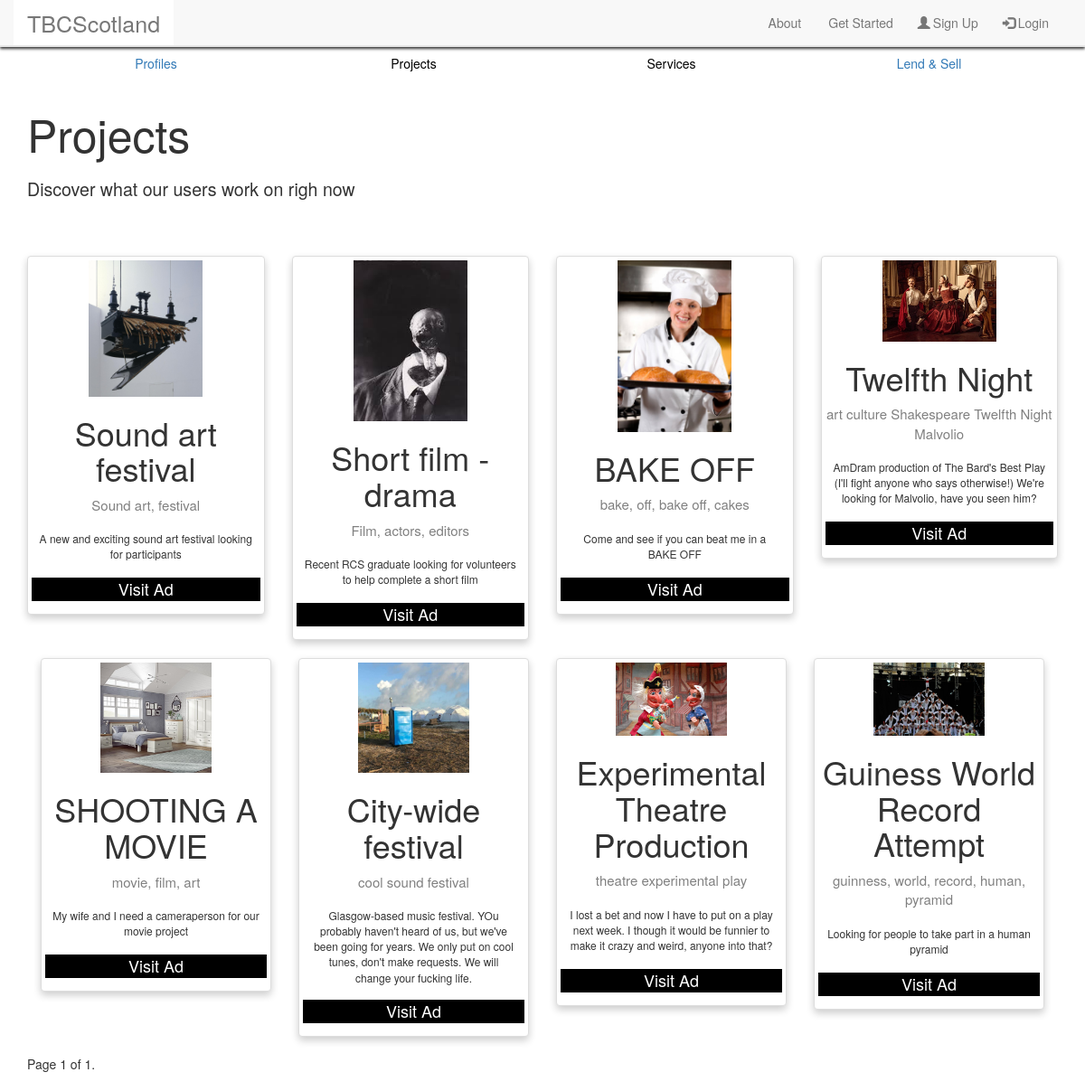
Page /tbc/projects/ on the committed database.
### tbc/models.py (models this page shows, shortened)
class Projects(models.Model):
    profile = models.ForeignKey(Profile)
    title = models.CharField(max_length=128)
    description = models.TextField()
    lookingFor = models.TextField()
    views = models.IntegerField(default=0)
    slug = models.SlugField(unique=True)
    image = models.ImageField(upload_to='Projects_images', default='default_profile.jpg')
    timeline = models.CharField(max_length=128)
    keywords = models.TextField()

### tbc/views.py (the view)
# urls.py: url(r'^projects/(?P<project_name_slug>[\w\-]+)/$', views.show_project, name='show_project'),
def projects(request):
    projects_list = Projects.objects.all().order_by('views')
    paginator = Paginator(projects_list, 8)
    page = request.GET.get('page', 1)
    projects = paginator.page(page)
    context_dict = {'projects': projects}
    return render(request, 'tbc/projects.html', context_dict)

### templates/tbc/projects.html (shortened to what this page needs)
{% extends 'tbc/base.html' %}
{% load staticfiles %}
{% block body_block %}
<div class="container">
<div class="row" style="height:20px;"></div>
<header>
  <h1 style="font-size:50px">Projects</h1>
</header>
<div class="row" style="height:10px;"></div>
<div style="font-size:140%;">Discover what our users work on righ now</div>
<div class="row" style="height:40px;"></div>
    <div class="row">
        {% for project in projects %}
            <div class="col-lg-3">
            <br>
                <div class="thumbnail">
                    <img src="{{ project.image.url }}" style="max-width:50%;max-height:50%;">
                    <h1>{{ project.title }}</h1>
                    <p class="keywords">{{ project.keywords }}</p>
                    <p class="textinthumbnail">{{ project.description }}</p>
                    <p><a href="{% url 'show_project' project.slug %}"><button>Visit Ad</button></a></p>
                </div>
            </div>
    {% if forloop.counter|divisibleby:"4" and not forloop.last %}
    </div>
    {% endif %}
    {% endfor %}
</div>
<div class="container">
    <div class ="row">
        <div class="col-lg-3">
            <div class="pagination">
                <span class="step-links">
                    <span class="current">Page {{ projects.number }} of {{ projects.paginator.num_pages }}.</span>
                </span>
            </div>
        </div>
    </div>
</div>
{% endblock %}

### static/css/cssmain.css (style rules this page uses)
body { background-color: white; }
.thumbnail { box-shadow: 0 4px 8px 0 rgba(0, 0, 0, 0.2); text-align: center; margin: auto; }
.keywords { color: grey; font-size: 15px; }
.textinthumbnail { border: none; outline: 0; padding: 8px; colour: black; text-align: centre; width: 100%; font-size: 12px; max-height: 100px; overflow: hidden; }
button { border: none; outline: 0; padding: 0px; color: white; background-color: #000; text-align: center; cursor: pointer; width: 100%; font-size: 18px; }

### rows in the picture
Projects: image (picture), title "Sound art festival", keywords "Sound art, festival", description "A new and exciting sound art festival looking for participants"
Projects: image (picture), title "Short film - drama", keywords "Film, actors, editors", description "Recent RCS graduate looking for volunteers to help complete a short film"
Projects: image (picture), title "BAKE OFF", keywords "bake, off, bake off, cakes", description "Come and see if you can beat me in a BAKE OFF"
Projects: image (picture), title "Twelfth Night", keywords "art culture Shakespeare Twelfth Night Malvolio", description "AmDram production of The Bard's Best Play (I'll fight anyone who says otherwise!) We're looking for Malvolio, have you seen him?"
Projects: image (picture), title "SHOOTING A MOVIE", keywords "movie, film, art", description "My wife and I need a cameraperson for our movie project"
Projects: image (picture), title "City-wide festival", keywords "cool sound festival", description "Glasgow-based music festival. YOu probably haven't heard of us, but we've been going for years. We only put on cool tunes, don't make requests. We will change your fucking life."
Projects: image (picture), title "Experimental Theatre Production", keywords "theatre experimental play", description "I lost a bet and now I have to put on a play next week. I though it would be funnier to make it crazy and weird, anyone into that?"
Projects: image (picture), title "Guiness World Record Attempt", keywords "guinness, world, record, human, pyramid", description "Looking for people to take part in a human pyramid"

### other values in the picture
{{ projects.number }} "1"
{{ projects.paginator.num_pages }} "1"
